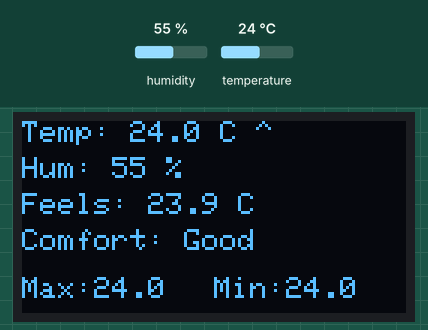
This sketch was run on a simulated Arduino Uno, built with avr-gcc and run on an emulated ATmega328P. Shown: 128×64 one-colour display. Inputs (shaded band) come from the test bench; at power-on: temperature 24 °C, humidity 55 %.

Above: at 3.2 s.
3.3 s: temperature set to 21 °C
At 5.2 s:
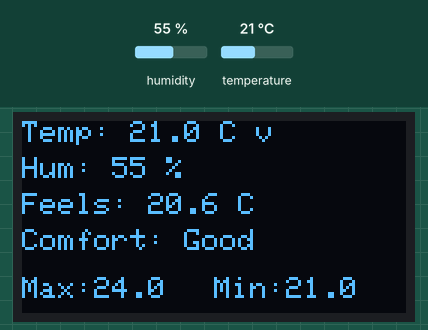
7.7 s: temperature set to 18 °C
At 8.9 s:
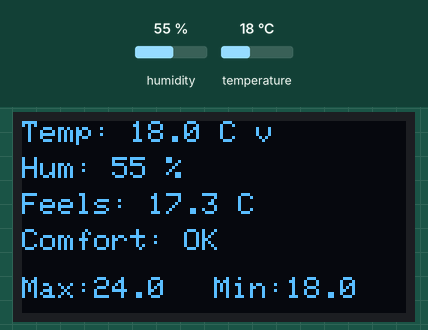
11.8 s: humidity set to 31 %
At 13.7 s:
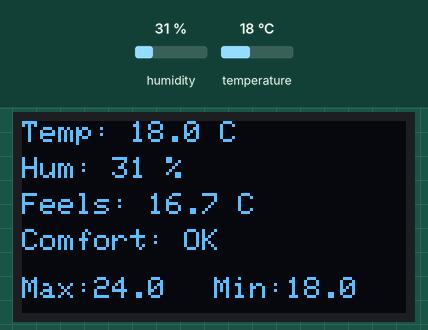
14.5 s: humidity set to 28 %
At 17.4 s:
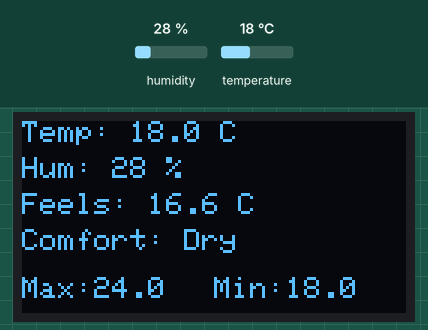
18.0 s: humidity set to 88 %
At 19.8 s:
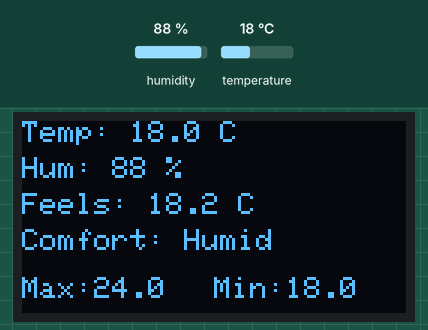
20.7 s: temperature set to 12 °C
At 23.5 s:
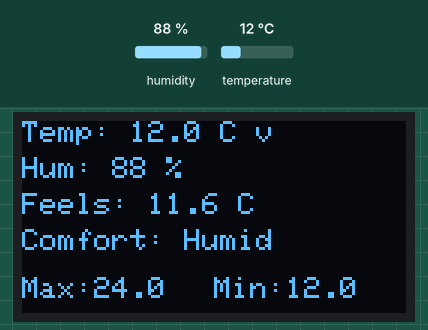
Timing chart, 0 to 25.0 s (numbered marks = the images above; inputs shaded):
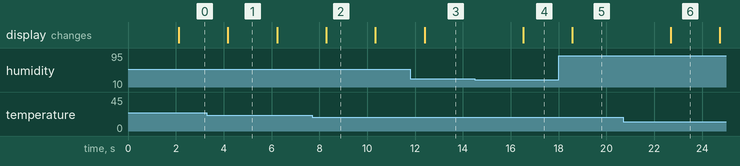

The sketch:

MiniWeatherStation.ino
```cpp
#include <Wire.h>
#include <Adafruit_GFX.h>
#include <Adafruit_SSD1306.h>
#include <DHT.h>

#define SCREEN_WIDTH 128
#define SCREEN_HEIGHT 64

Adafruit_SSD1306 display(SCREEN_WIDTH, SCREEN_HEIGHT, &Wire, -1);

#define DHTPIN 2
#define DHTTYPE DHT11

DHT dht(DHTPIN, DHTTYPE);

float temp = 0;
float hum = 0;
float heatIndex = 0;

float maxTemp = -1000;
float minTemp = 1000;
float prevTemp = 0;

void setup() {
  display.begin(SSD1306_SWITCHCAPVCC, 0x3C); // Change to 0x3D if needed
  display.clearDisplay();
  display.display();

  dht.begin();
  delay(2000);  // Important for DHT11 stability
}

void loop() {

  float t = dht.readTemperature();
  float h = dht.readHumidity();

  if (!isnan(t) && !isnan(h)) {
    temp = t;
    hum = h;
    heatIndex = dht.computeHeatIndex(temp, hum, false);

    if (temp > maxTemp) maxTemp = temp;
    if (temp < minTemp) minTemp = temp;
  }

  display.clearDisplay();
  display.setTextSize(1);
  display.setTextColor(WHITE);

  // Temperature + trend
  display.setCursor(0,0);
  display.print("Temp: ");
  display.print(temp,1);
  display.print(" C");

  if (temp > prevTemp) display.print(" ^");
  else if (temp < prevTemp) display.print(" v");

  // Humidity
  display.setCursor(0,12);
  display.print("Hum: ");
  display.print(hum,0);
  display.print(" %");

  // Heat Index
  display.setCursor(0,24);
  display.print("Feels: ");
  display.print(heatIndex,1);
  display.print(" C");

  // Comfort Status
  display.setCursor(0,36);

  if (hum >= 30 && hum <= 60 && temp >= 20 && temp <= 26)
    display.print("Comfort: Good");
  else if (hum > 70)
    display.print("Comfort: Humid");
  else if (hum < 30)
    display.print("Comfort: Dry");
  else if (temp > 30)
    display.print("Comfort: Hot");
  else if (temp < 18)
    display.print("Comfort: Cold");
  else
    display.print("Comfort: OK");

  // Min / Max
  display.setCursor(0,52);
  display.print("Max:");
  display.print(maxTemp,1);

  display.setCursor(64,52);
  display.print("Min:");
  display.print(minTemp,1);

  display.display();

  prevTemp = temp;

  delay(2000);
}
```

Measured:
- the behaviour switches between 20 and 19 °C on temperature (found by bisection; images 1 and 2)
- the behaviour switches between 30 and 29 % on humidity (found by bisection; images 3 and 4)
- after the input at 3.3 s, the display: changes after 0.87 s (image 1)
- after the input at 7.7 s, the display: changes after 0.59 s (image 2)
- after the input at 11.8 s, the display: changes after 0.60 s (image 3)
- after the input at 14.5 s, the display: changes after 2.0 s (image 4)
- after the input at 18.0 s, the display: changes after 0.57 s (image 5)
- after the input at 20.7 s, the display: changes after 2.0 s (image 6)
